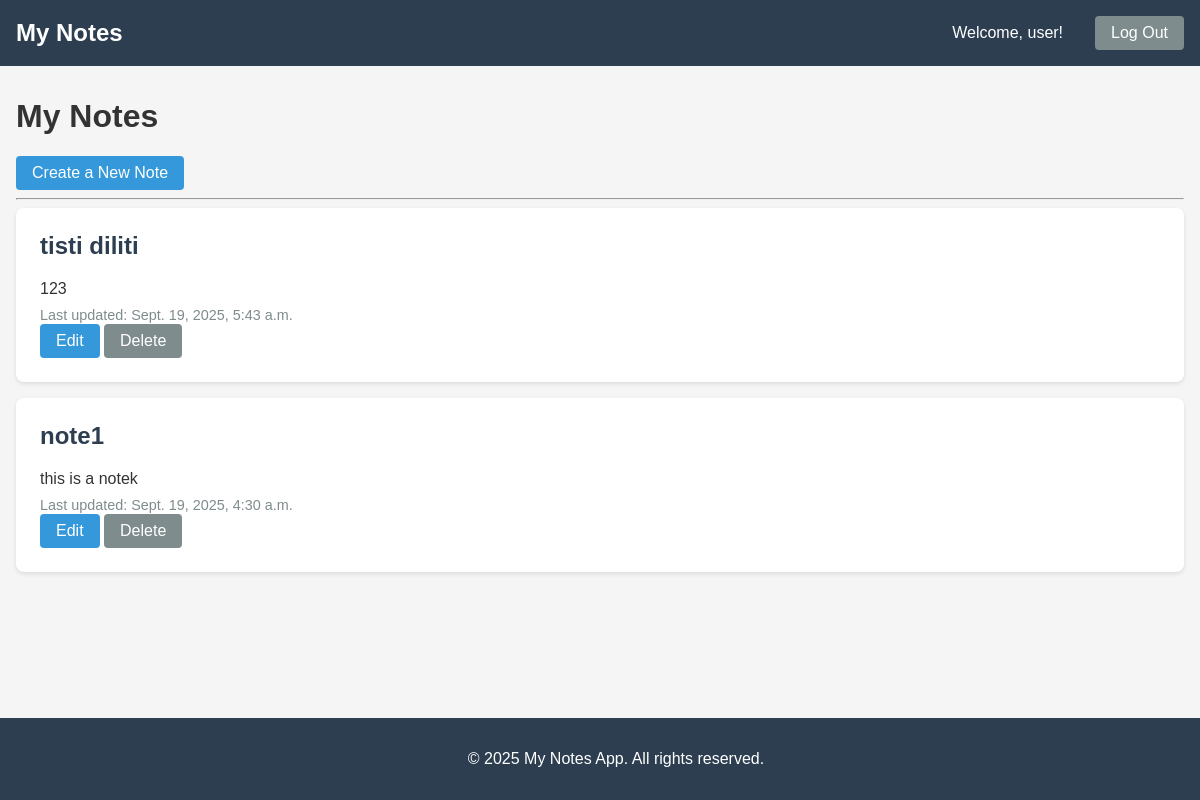
The page /notes/ (signed in) on the database its author committed.
### notes/models.py (models this page shows, shortened)
class Note(models.Model):
    title = models.CharField(max_length=255)
    description = models.TextField() # TextField is better for long descriptions
    createdAt = models.DateTimeField(auto_now_add=True)
    updatedAt = models.DateTimeField(auto_now=True)
    createdBy = models.ForeignKey(User, on_delete=models.CASCADE, related_name="notes")
    is_deleted = models.BooleanField(default=False)

### notes/views.py (the view)
# urls.py: path('notes/', views.note_list_view, name='note_list'),  # Notes home page
@login_required
def note_list_view(request):
    notes = Note.objects.filter(createdBy=request.user, is_deleted=False).order_by('-updatedAt')
    return render(request, 'notes/note_list.html', {'notes': notes})

### notes/templates/notes/note_list.html (shortened to what this page needs)
{% extends 'notes/base.html' %}
{% block content %}
<h1>My Notes</h1>
<a href="{% url 'notes:note_create' %}" class="btn btn-primary">Create a New Note</a>
<hr>
{% for note in notes %}
<div id="note-{{ note.pk }}" class="note-card">
    <h2>{{ note.title }}</h2>
    <p>{{ note.description }}</p>
    <small class="timestamp">Last updated: {{ note.updatedAt }}</small>
    <div>
        <a href="{% url 'notes:note_edit' note.pk %}" class="btn btn-primary">Edit</a>
        <button
            class="btn btn-secondary"
            hx-delete="{% url 'notes:note_delete' note.pk %}"
            hx-target="#note-{{ note.pk }}"
            hx-swap="outerHTML"
            hx-confirm="Are you sure?"
            hx-headers='{"X-CSRFToken": "{{csrf_token}}"}'>
            Delete
        </button>
    </div>
</div>
{% empty %}
<p>You haven't created any notes yet.</p>
{% endfor %}
{% endblock %}

### notes/templates/notes/base.html (shortened to what this page needs)
<!DOCTYPE html>
<html lang="en">
<head>
    {% load static %}
    <link rel="stylesheet" href="{% static 'css/styles.css' %}">
</head>
<body>
    <nav class="navbar">
        <div class="navbar-brand">
            {% if user.is_authenticated %}
                <a href="{% url 'notes:note_list' %}" style="color: white; text-decoration: none;">My Notes</a>
            {% else %}
                <a href="{% url 'notes:landing' %}" style="color: white; text-decoration: none;">My Notes</a>
            {% endif %}
        </div>
        <div class="navbar-menu">
            {% if user.is_authenticated %}
                <span>Welcome, {{ user.username }}!</span>
                <form method="post" action="{% url 'notes:logout' %}" class="logout-form">
                    <button type="submit" class="btn btn-secondary">Log Out</button>
                </form>
            {% else %}
                <a href="{% url 'notes:login' %}" class="btn btn-secondary">Log In</a>
                <a href="{% url 'notes:signup' %}" class="btn btn-primary">Sign Up</a>
            {% endif %}
        </div>
    </nav>
    <main class="container">
        {% block content %}{% endblock %}
    </main>
    <footer class="footer">
        <p>&copy; 2025 My Notes App. All rights reserved.</p>
    </footer>
</body>
</html>

### notes/static/css/styles.css (style rules this page uses)
body { font-family: Arial, sans-serif; margin: 0; padding: 0; background-color: #f5f5f5; color: #333; }
.navbar { background-color: #2c3e50; padding: 1rem; display: flex; justify-content: space-between; align-items: center; color: white; }
.navbar-brand { font-size: 1.5rem; font-weight: bold; }
.navbar-menu { display: flex; align-items: center; gap: 1rem; }
.navbar-menu span { margin-right: 1rem; }
.container { max-width: 1200px; margin: 2rem auto; padding: 0 1rem; }
.btn { padding: 0.5rem 1rem; border: none; border-radius: 4px; cursor: pointer; text-decoration: none; display: inline-block; font-size: 1rem; }
.btn-primary { background-color: #3498db; color: white; }
.btn-secondary { background-color: #7f8c8d; color: white; }
.note-card { background-color: white; padding: 1.5rem; margin-bottom: 1rem; border-radius: 8px; box-shadow: 0 2px 4px rgba(0,0,0,0.1); }
.note-card h2 { margin-top: 0; color: #2c3e50; }
.note-card p { margin: 0.5rem 0; }
.note-card .timestamp { color: #7f8c8d; font-size: 0.9rem; }
.footer { background-color: #2c3e50; color: white; text-align: center; padding: 1rem; position: fixed; bottom: 0; width: 100%; z-index: 1000; }
.logout-form { display: inline; }

### rows shown on the page
Note: title "tisti diliti", description "123", updatedAt "Sept. 19, 2025, 5:43 a.m."
Note: title "note1", description "this is a notek", updatedAt "Sept. 19, 2025, 4:30 a.m."

### other values the page prints
{{ user.username }} "user"
